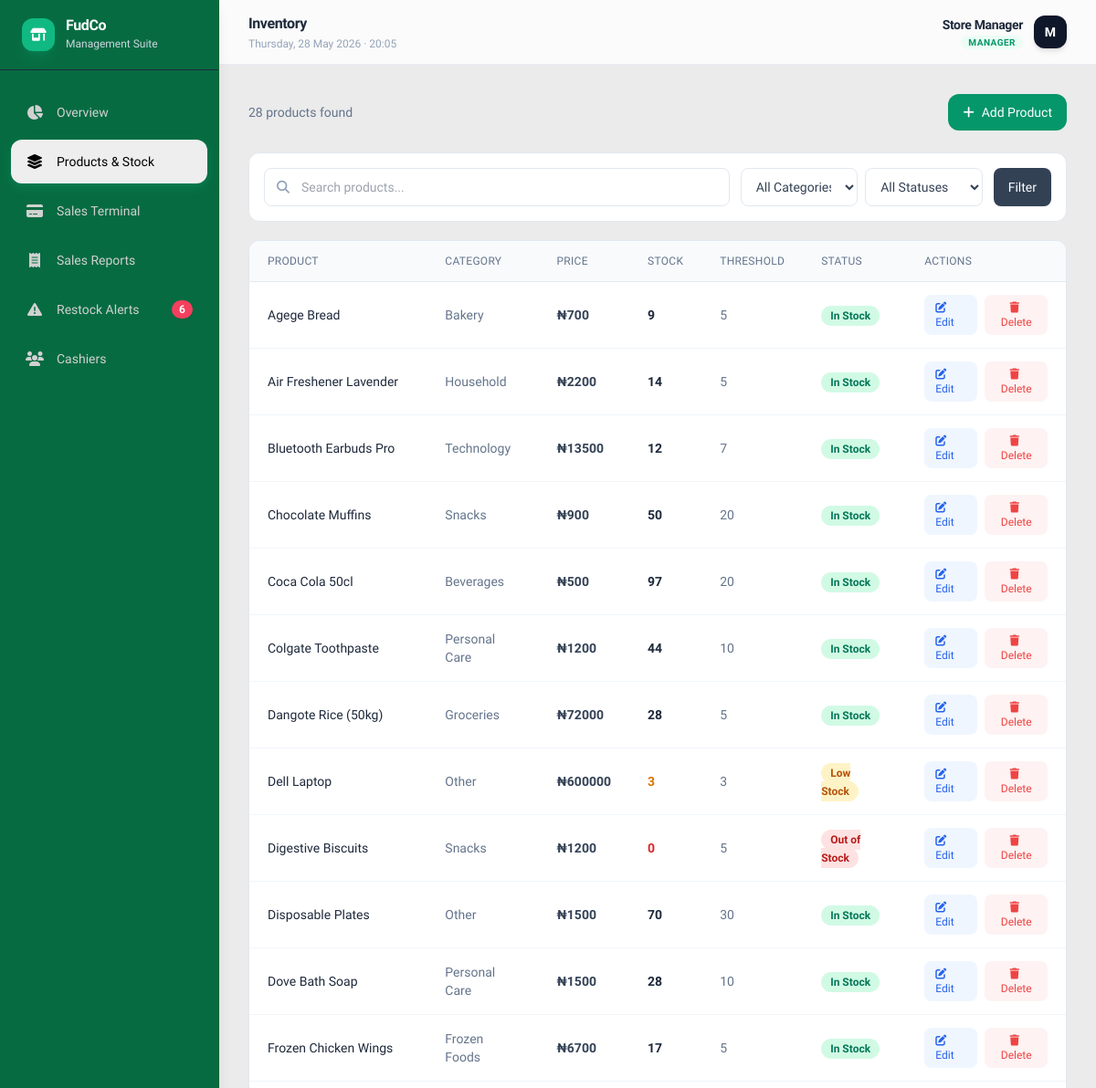
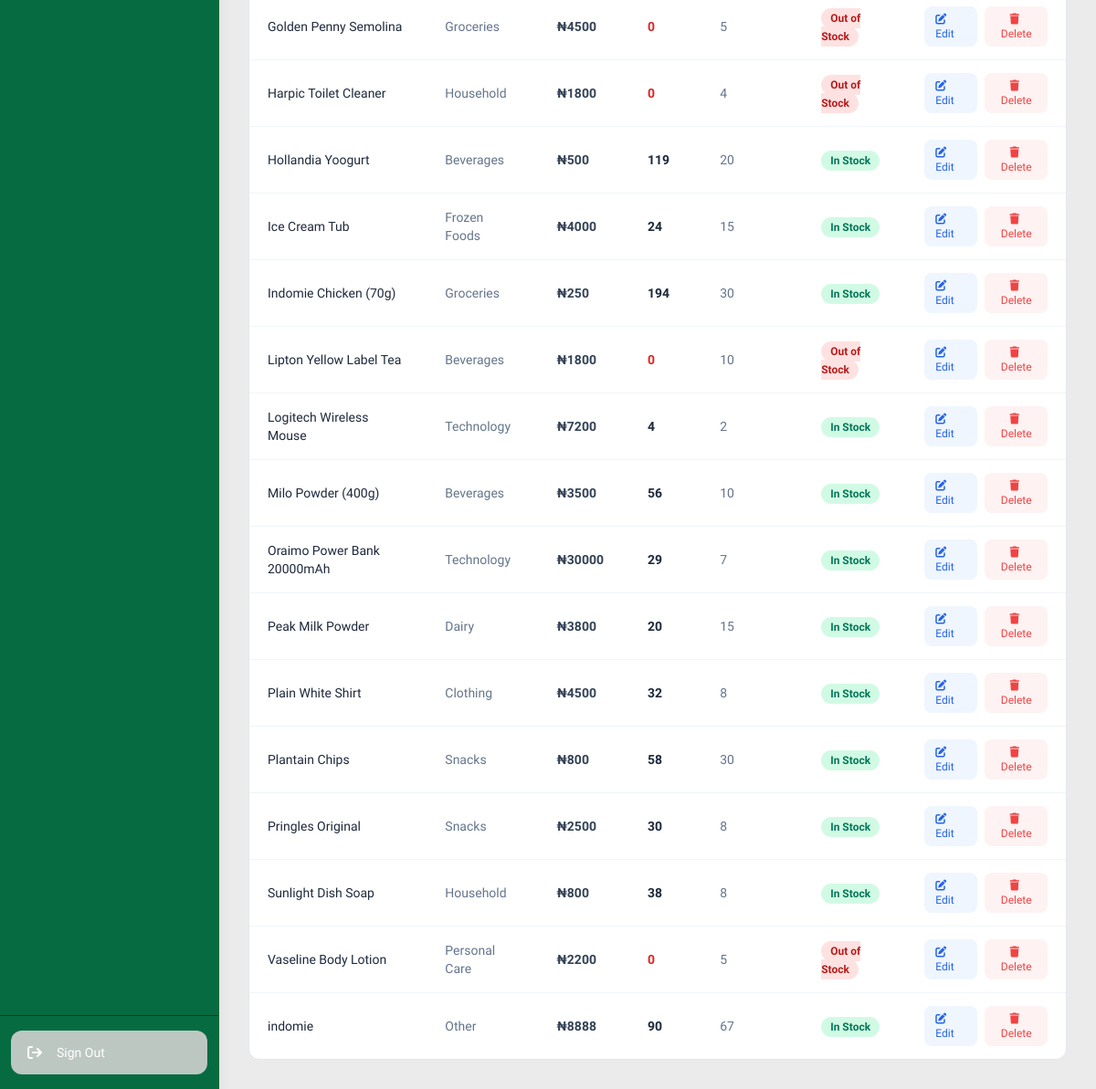
Screenshot of /inventory/ (signed in) with the database file from the repository (2 pictures, top to bottom).
### store/models.py (models this page shows, shortened)
class Product(models.Model):
    name               = models.CharField(max_length=200)
    category           = models.CharField(max_length=50, choices=CATEGORY_CHOICES, default='other')
    price              = models.DecimalField(max_digits=10, decimal_places=2)
    quantity           = models.PositiveIntegerField(default=0)
    restock_threshold  = models.PositiveIntegerField(default=5)
    image              = models.ImageField(upload_to='products/', blank=True, null=True)
    created_at         = models.DateTimeField(auto_now_add=True)
    updated_at         = models.DateTimeField(auto_now=True)
    class Meta:
        ordering = ['name']
    def is_low_stock(self):
        return self.quantity <= self.restock_threshold and self.quantity > 0

### store/views.py (the view)
# urls.py: path('inventory/',                  views.inventory,      name='inventory'),
@login_required_custom
def inventory(request):
    query    = request.GET.get('q', '').strip()
    category = request.GET.get('category', '').strip()
    status   = request.GET.get('status', '').strip()
    products = Product.objects.all()
    if query:
        products = products.filter(name__icontains=query)
    if category:
        products = products.filter(category=category)
    if status == 'in_stock':
        products = products.filter(quantity__gt=F('restock_threshold'))
    elif status == 'low_stock':
        products = products.filter(quantity__lte=F('restock_threshold'), quantity__gt=0)
    elif status == 'out_of_stock':
        products = products.filter(quantity=0)
    context = {
        'products':         products,
        'categories':       CATEGORY_CHOICES,
        'query':            query,
        'selected_category': category,
        'selected_status':  status,
        'low_stock_count':  Product.objects.filter(Q(quantity__lte=F('restock_threshold'))).count(),
    }
    return render(request, 'store/inventory.html', context)

### store/models.py (called while the page is built)
    def is_manager(self):
        return self.role == 'manager'

### templates/store/inventory.html (shortened to what this page needs)
{% extends 'base.html' %}
{% block nav_inventory %}active{% endblock %}
{% block page_title %}Inventory{% endblock %}
{% block content %}
<div class="flex items-center justify-between mb-4 md:mb-6">
  <p class="text-slate-500 text-sm">
    {{ products.count }} product{{ products.count|pluralize }} found
  </p>
  {% if request.user.profile.is_manager %}
  <a href="{% url 'store:product_add' %}"
     class="bg-emerald-600 hover:bg-emerald-700 text-white text-sm font-medium
            px-3 md:px-4 py-2 md:py-2.5 rounded-xl flex items-center gap-2 transition-colors">
    <i class="fa-solid fa-plus"></i>
    <span class="hidden sm:inline">Add Product</span>
  </a>
  {% endif %}
</div>
<div class="bg-white rounded-xl border border-slate-200 p-3 md:p-4 mb-4 md:mb-5">
  <form method="get">
    <div class="flex flex-col sm:flex-row flex-wrap gap-2 md:gap-3">
      <div class="relative flex-1 min-w-0">
        <i class="fa-solid fa-search absolute left-3.5 top-1/2 -translate-y-1/2 text-slate-400 text-sm"></i>
        <input type="text" name="q" value="{{ query }}"
               placeholder="Search products..."
               class="w-full pl-10 pr-4 py-2.5 border border-slate-200 rounded-lg text-sm
                      focus:outline-none focus:ring-2 focus:ring-emerald-500"/>
      </div>
      <div class="flex gap-2">
        <select name="category"
                class="flex-1 min-w-0 px-3 py-2.5 border border-slate-200 rounded-lg text-sm
                       text-slate-700 focus:outline-none focus:ring-2 focus:ring-emerald-500 bg-white">
          <option value="">All Categories</option>
        </select>
        <select name="status"
                class="flex-1 min-w-0 px-3 py-2.5 border border-slate-200 rounded-lg text-sm
                       text-slate-700 focus:outline-none focus:ring-2 focus:ring-emerald-500 bg-white">
          <option value="">All Statuses</option>
        </select>
      </div>
      <div class="flex gap-2">
        <button type="submit"
                class="flex-1 sm:flex-none px-4 py-2.5 bg-slate-700 hover:bg-slate-800 text-white
                       text-sm font-medium rounded-lg transition-colors">
          Filter
        </button>
      </div>
    </div>
  </form>
</div>
<div class="bg-white rounded-xl border border-slate-200 overflow-hidden">
  {% if products %}
  <div class="overflow-x-auto">
    <table class="w-full text-sm min-w-[640px]">
      <thead>
        <tr class="bg-slate-50 text-slate-500 text-xs uppercase tracking-wide border-b border-slate-200">
          <th class="px-4 md:px-5 py-3.5 text-left font-medium">Product</th>
          <th class="px-4 md:px-5 py-3.5 text-left font-medium">Category</th>
          <th class="px-4 md:px-5 py-3.5 text-left font-medium">Price</th>
          <th class="px-4 md:px-5 py-3.5 text-left font-medium">Stock</th>
          <th class="px-4 md:px-5 py-3.5 text-left font-medium">Threshold</th>
          <th class="px-4 md:px-5 py-3.5 text-left font-medium">Status</th>
          {% if request.user.profile.is_manager %}
          <th class="px-4 md:px-5 py-3.5 text-left font-medium">Actions</th>
          {% endif %}
        </tr>
      </thead>
      <tbody class="divide-y divide-slate-100">
        {% for product in products %}
        <tr class="hover:bg-slate-50 transition-colors">
          <td class="px-4 md:px-5 py-3.5 font-medium text-slate-800">{{ product.name }}</td>
          <td class="px-4 md:px-5 py-3.5 text-slate-500 capitalize">{{ product.get_category_display }}</td>
          <td class="px-4 md:px-5 py-3.5 font-semibold text-slate-700">₦{{ product.price|floatformat:0 }}</td>
          <td class="px-4 md:px-5 py-3.5 font-bold
            {% if product.quantity == 0 %}text-red-600
            {% elif product.is_low_stock %}text-amber-600
            {% else %}text-slate-800{% endif %}">
            {{ product.quantity }}
          </td>
          <td class="px-4 md:px-5 py-3.5 text-slate-500">{{ product.restock_threshold }}</td>
          <td class="px-4 md:px-5 py-3.5">
            {% if product.quantity == 0 %}
              <span class="bg-red-100 text-red-700 text-xs font-semibold px-2.5 py-1 rounded-full">
                Out of Stock
              </span>
            {% elif product.is_low_stock %}
              <span class="bg-amber-100 text-amber-700 text-xs font-semibold px-2.5 py-1 rounded-full">
                Low Stock
              </span>
            {% else %}
              <span class="bg-emerald-100 text-emerald-700 text-xs font-semibold px-2.5 py-1 rounded-full">
                In Stock
              </span>
            {% endif %}
          </td>
          {% if request.user.profile.is_manager %}
          <td class="px-4 md:px-5 py-3.5">
            <div class="flex items-center gap-1.5 md:gap-2">
              <a href="{% url 'store:product_edit' product.pk %}"
                 class="text-xs font-medium text-blue-600 hover:text-blue-800
                        bg-blue-50 hover:bg-blue-100 px-2 md:px-3 py-1.5 rounded-lg transition-colors">
                <i class="fa-solid fa-pen-to-square md:mr-1"></i>
                <span class="hidden md:inline">Edit</span>
              </a>
              <button onclick="confirmDelete('{{ product.pk }}', '{{ product.name|escapejs }}')"
                      class="text-xs font-medium text-red-500 hover:text-red-700
                             bg-red-50 hover:bg-red-100 px-2 md:px-3 py-1.5 rounded-lg transition-colors">
                <i class="fa-solid fa-trash md:mr-1"></i>
                <span class="hidden md:inline">Delete</span>
              </button>
            </div>
          </td>
          {% endif %}
        </tr>
        {% endfor %}
      </tbody>
    </table>
  </div>
  {% endif %}
</div>
{% endblock %}

### templates/base.html (shortened to what this page needs)
<!DOCTYPE html>
<html lang="en">
<head>
  <script src="https://cdn.tailwindcss.com"></script>
  <link rel="stylesheet" href="https://cdnjs.cloudflare.com/ajax/libs/font-awesome/6.5.0/css/all.min.css"/>
</head>
<body class="bg-[#EBEBEB] text-slate-900 min-h-screen flex flex-col md:flex-row">
  <aside
  id="sidebar"
  class="hidden md:flex flex-col fixed top-0 left-0 z-30 min-h-screen bg-[#076B41] w-16 lg:w-60 border-r border-green-800 green-200/80 shadow-lg"
>
    <div class="px-3 lg:px-6 py-5 border-b border-slate-800 flex items-center gap-3 overflow-hidden">
      <div class="w-9 h-9 bg-emerald-500 rounded-xl flex items-center justify-center text-white shadow-lg shadow-emerald-500/20 shrink-0">
        <i class="fa-solid fa-shop text-sm"></i>
      </div>
      <div class="hidden lg:block">
        <h1 class="text-white font-bold text-base tracking-tight leading-none">FudCo</h1>
        <p class="text-slate-300 text-xs mt-1">Management Suite</p>
      </div>
    </div>
    <nav class="flex-1 px-2 lg:px-3 py-4 space-y-1.5 flex flex-col items-center lg:items-stretch">
      <a href="{% url 'store:dashboard' %}" class="sidebar-link hidden lg:flex {% block nav_home %}{% endblock %}">
        <i class="fa-solid fa-chart-pie w-5 text-center text-base"></i> Overview
      </a>
      <a href="{% url 'store:inventory' %}" class="sidebar-link hidden lg:flex {% block nav_inventory %}{% endblock %}">
        <i class="fa-solid fa-layer-group w-5 text-center text-base"></i> Products & Stock
      </a>
      <a href="{% url 'store:pos' %}" class="sidebar-link hidden lg:flex {% block nav_pos %}{% endblock %}">
        <i class="fa-solid fa-credit-card w-5 text-center text-base"></i> Sales Terminal
      </a>
      <a href="{% url 'store:reports' %}" class="sidebar-link hidden lg:flex {% block nav_reports %}{% endblock %}">
        <i class="fa-solid fa-receipt w-5 text-center text-base"></i> Sales Reports
      </a>
      <a href="{% url 'store:restock_alerts' %}" class="sidebar-link hidden lg:flex {% block nav_alerts %}{% endblock %}">
        <i class="fa-solid fa-triangle-exclamation w-5 text-center text-base"></i> Restock Alerts
        {% if low_stock_count %}
          <span class="ml-auto bg-rose-500 text-white text-xs font-bold px-2 py-0.5 rounded-xl shadow-sm">
            {{ low_stock_count }}
          </span>
        {% endif %}
      </a>
      {% if request.user.is_authenticated and request.user.profile.role == 'manager' %}
      <a href="{% url 'store:cashiers' %}" class="sidebar-link hidden lg:flex {% block nav_users %}{% endblock %}">
        <i class="fa-solid fa-users w-5 text-center text-base"></i> Cashiers
      </a>
      {% endif %}
    </nav>
    <div class="px-2 lg:px-3 py-4 border-t border-slate-800 flex justify-center lg:block">
      {% if request.user.is_authenticated %}
      <form method="post" action="{% url 'store:logout' %}" class="w-full">
        <button type="submit" class="sidebar-link hidden lg:flex w-full text-left text-slate-400 text-white bg-[#BDC7C2] hover:text-rose-400 hover:text-white hover:bg-rose-500 ">
          <i class="fa-solid fa-arrow-right-from-bracket w-5 text-center text-base"></i> Sign Out
        </button>
      </form>
      {% endif %}
    </div>
  </aside>
  <div class="ml-0 md:ml-16 lg:ml-60 flex-1 flex flex-col min-h-screen pb-16 md:pb-0">
    <header class="bg-white/80 backdrop-blur-md border-b border-slate-200/80 px-4 md:px-8 py-3.5 flex items-center justify-between sticky top-0 z-20">
      <div class="min-w-0">
        <h2 class="text-slate-800 font-bold text-sm md:text-base tracking-tight truncate">
          {% block page_title %}Dashboard{% endblock %}
        </h2>
        <p class="text-slate-400 text-xs font-medium mt-0.5 hidden sm:block" id="current-datetime"></p>
      </div>
      <div class="flex items-center gap-3 shrink-0">
        {% if request.user.is_authenticated %}
          <div class="text-right hidden sm:block">
            <p class="text-slate-800 text-sm font-semibold tracking-tight">
              {{ request.user.get_full_name|default:request.user.username }}
            </p>
            <p class="text-[10px] uppercase font-bold tracking-wider mt-0.5">
              {% if request.user.profile.role == 'manager' %}
                <span class="text-emerald-600 bg-emerald-50 px-2 py-0.5 rounded-lg">Manager</span>
              {% else %}
                <span class="text-blue-600 bg-blue-50 px-2 py-0.5 rounded-lg">Cashier</span>
              {% endif %}
            </p>
          </div>
          <div class="w-8 h-8 md:w-9 md:h-9 rounded-xl bg-slate-900 text-white text-xs md:text-sm font-bold flex items-center justify-center shadow-md">
            {{ request.user.username|first|upper }}
          </div>
        {% endif %}
      </div>
    </header>
    <main class="flex-1 p-4 md:p-6 lg:p-8 max-w-[1600px] w-full mx-auto">
      {% block content %}{% endblock %}
    </main>
  </div>
</body>
</html>

### templates/base.html (style rules this page uses)
body { font-family: 'Plus Jakarta Sans', sans-serif; }
.sidebar-link { display: flex; align-items: center; gap: 0.875rem; padding: 0.75rem 1rem; color: #d1d1d1; font-size: 0.875rem; font-weight: 500; border-radius: 0.75rem; transition: all 0.2s ease; white-space: nowrap; }
.sidebar-link.active { color: #000000; background: #eeeeee; box-shadow: 0 4px 12px rgba(16, 185, 129, 0.25); }
#sidebar { transition: width 0.2s ease; }

### rows the page displays
Product: name "Agege Bread", category "Bakery", price "700", quantity "9", restock_threshold "5", shows "In Stock"
Product: name "Air Freshener Lavender", category "Household", price "2200", quantity "14", restock_threshold "5", shows "In Stock"
Product: name "Bluetooth Earbuds Pro", category "Technology", price "13500", quantity "12", restock_threshold "7", shows "In Stock"
Product: name "Chocolate Muffins", category "Snacks", price "900", quantity "50", restock_threshold "20", shows "In Stock"
Product: name "Coca Cola 50cl", category "Beverages", price "500", quantity "97", restock_threshold "20", shows "In Stock"
Product: name "Colgate Toothpaste", category "Personal Care", price "1200", quantity "44", restock_threshold "10", shows "In Stock"
Product: name "Dangote Rice (50kg)", category "Groceries", price "72000", quantity "28", restock_threshold "5", shows "In Stock"
Product: name "Dell Laptop", category "Other", price "600000", quantity "3", restock_threshold "3", shows "Low Stock"
Product: name "Digestive Biscuits", category "Snacks", price "1200", quantity "0", restock_threshold "5", shows "Out of Stock"
Product: name "Disposable Plates", category "Other", price "1500", quantity "70", restock_threshold "30", shows "In Stock"
Product: name "Dove Bath Soap", category "Personal Care", price "1500", quantity "28", restock_threshold "10", shows "In Stock"
Product: name "Frozen Chicken Wings", category "Frozen Foods", price "6700", quantity "17", restock_threshold "5", shows "In Stock"
Product: name "Golden Penny Semolina", category "Groceries", price "4500", quantity "0", restock_threshold "5", shows "Out of Stock"
Product: name "Harpic Toilet Cleaner", category "Household", price "1800", quantity "0", restock_threshold "4", shows "Out of Stock"
Product: name "Hollandia Yoogurt", category "Beverages", price "500", quantity "119", restock_threshold "20", shows "In Stock"
Product: name "Ice Cream Tub", category "Frozen Foods", price "4000", quantity "24", restock_threshold "15", shows "In Stock"
Product: name "Indomie Chicken (70g)", category "Groceries", price "250", quantity "194", restock_threshold "30", shows "In Stock"
Product: name "Lipton Yellow Label Tea", category "Beverages", price "1800", quantity "0", restock_threshold "10", shows "Out of Stock"
Product: name "Logitech Wireless Mouse", category "Technology", price "7200", quantity "4", restock_threshold "2", shows "In Stock"
Product: name "Milo Powder (400g)", category "Beverages", price "3500", quantity "56", restock_threshold "10", shows "In Stock"
Product: name "Oraimo Power Bank 20000mAh", category "Technology", price "30000", quantity "29", restock_threshold "7", shows "In Stock"
Product: name "Peak Milk Powder", category "Dairy", price "3800", quantity "20", restock_threshold "15", shows "In Stock"
Product: name "Plain White Shirt", category "Clothing", price "4500", quantity "32", restock_threshold "8", shows "In Stock"
Product: name "Plantain Chips", category "Snacks", price "800", quantity "58", restock_threshold "30", shows "In Stock"
Product: name "Pringles Original", category "Snacks", price "2500", quantity "30", restock_threshold "8", shows "In Stock"
Product: name "Sunlight Dish Soap", category "Household", price "800", quantity "38", restock_threshold "8", shows "In Stock"
Product: name "Vaseline Body Lotion", category "Personal Care", price "2200", quantity "0", restock_threshold "5", shows "Out of Stock"
Product: name "indomie", category "Other", price "8888", quantity "90", restock_threshold "67", shows "In Stock"

### other values shown
{{ low_stock_count }} "6"
{{ request.user.get_full_name|default:request.user.username }} "Store Manager"
{{ request.user.username|first|upper }} "M"
{{ products.count }} "28"
